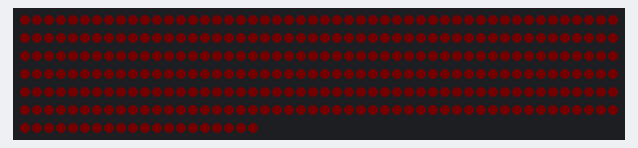
Recording of a sketch running on a simulated ESP8266 (NodeMCU). On the bench: 320 RGB LEDs in strip order, left to right, continuing on the next row. Dim RGB values are drawn brighter than linear.

Above: at 0.1 s.
At 1.1 s:
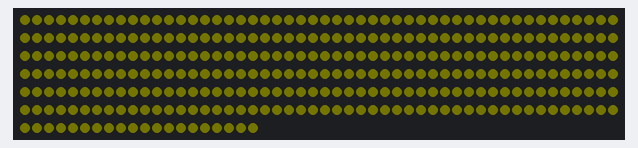
At 2.1 s:
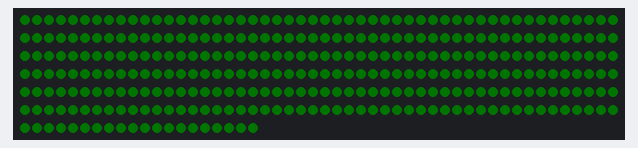
At 3.1 s:
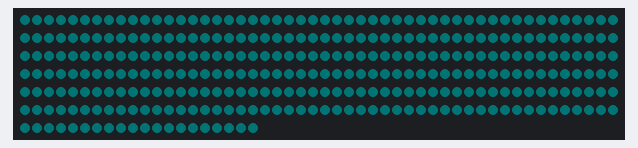
At 4.2 s:
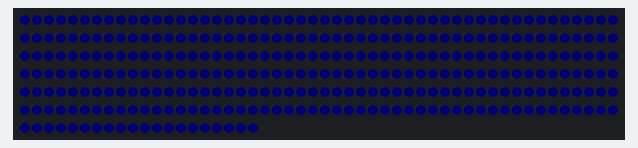
At 6.2 s:
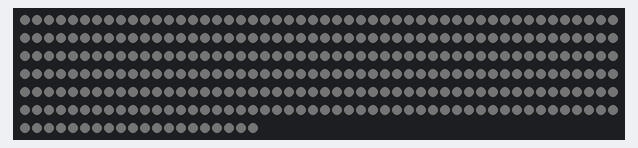

The sketch:

rgb-1sec.ino
```cpp
#include <Adafruit_DotStar.h>
#include <SPI.h>

#define NUM_LEDS 64*5   // 8x8 マトリクス
#define DATA_PIN D10
#define CLOCK_PIN D8

// DotStar オブジェクトを作成
Adafruit_DotStar strip(NUM_LEDS, DATA_PIN, CLOCK_PIN, DOTSTAR_BGR);

// 明るさの設定（0.0 ～ 1.0 の範囲）
float brightness = 1;  // 最大輝度（0～255）

// RGBカラーリスト（7色）
const uint8_t colors[][3] = {
    {1, 0, 0},  // 赤
    {1, 1, 0},  // 黄
    {0, 1, 0},  // 緑
    {0, 1, 1},  // シアン
    {0, 0, 1},  // 青
    {1, 0, 1},  // マゼンタ
    {1, 1, 1}   // 白
};

void setup() {
    strip.begin();
    strip.show();  // すべての LED をオフ
}

void loop() {
    for (int c = 0; c < 7; c++) {  // 配列内の全色を順番に表示
        for (int i = 0; i < NUM_LEDS; i++) {
            strip.setPixelColor(i, strip.Color(colors[c][0] * brightness,
                                               colors[c][1] * brightness,
                                               colors[c][2] * brightness));
        }
        strip.show();
        delay(1000);
    }
}
```

Measured:
- by itself, everything shown: repeats every 7.1 s, in 7 steps
- what the display in image 1 shows lasts 1.0 s, from 1.1 s to 2.1 s
